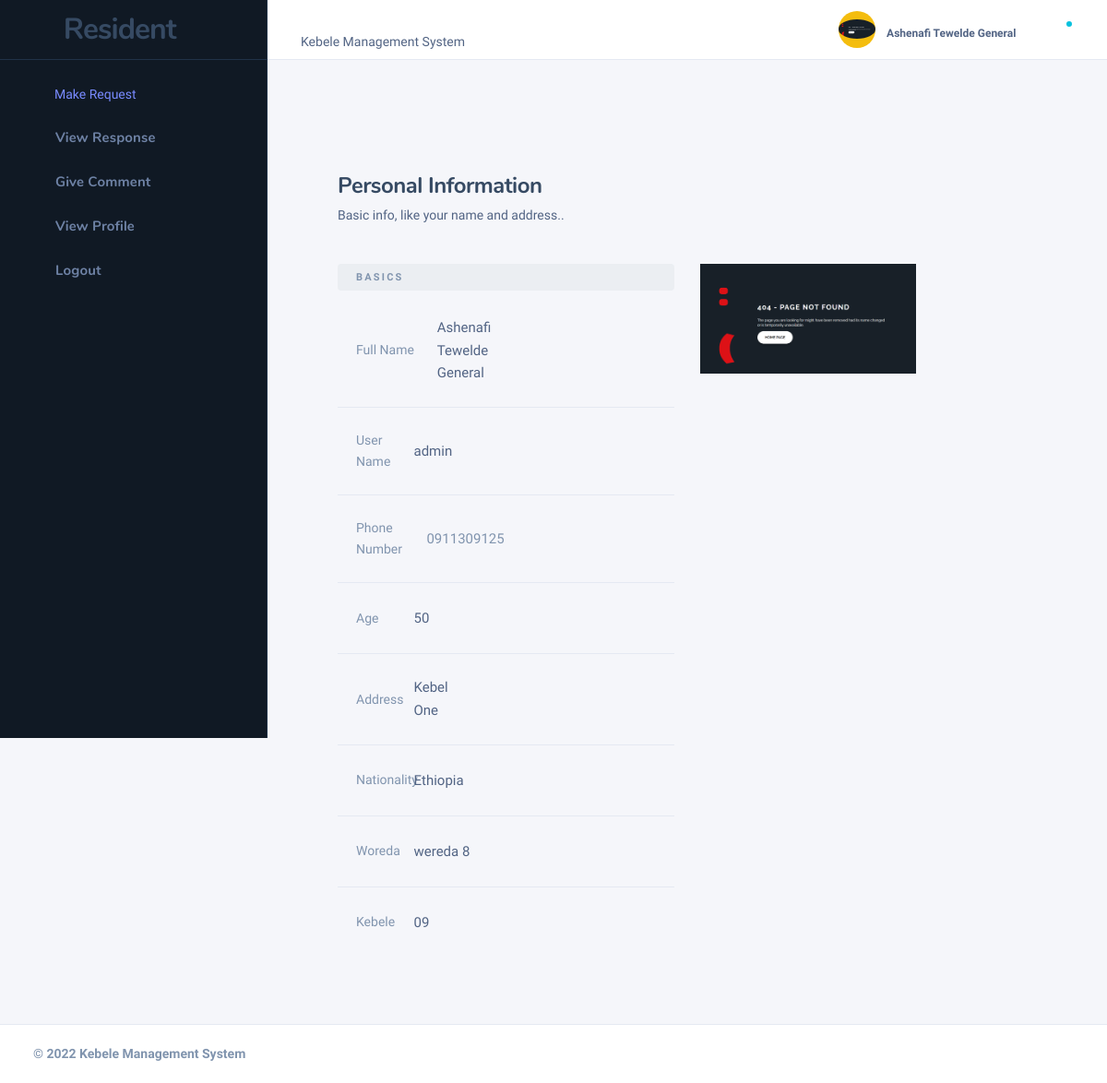
The page /resident/view_profile.php (signed in) on the database its author committed.
### tables this page shows
CREATE TABLE `user` (
  `id` int(11) NOT NULL,
  `custom_id` varchar(200) NOT NULL,
  `fullName` varchar(140) NOT NULL,
  `phoneNumber` varchar(30) NOT NULL,
  `age` int(11) NOT NULL,
  `nationality` varchar(99) NOT NULL,
  `woreda` varchar(99) NOT NULL,
  `kebele` varchar(99) NOT NULL,
  `role` varchar(99) NOT NULL,
  `jobLocation` varchar(100) NOT NULL,
  `userPhoto` varchar(200) NOT NULL,
  `username` varchar(50) NOT NULL,
  `password` varchar(50) NOT NULL,
  `date` datetime NOT NULL DEFAULT current_timestamp(),
  `status` varchar(50) NOT NULL DEFAULT 'active'
);

### resident/view_profile.php (the view, shortened to what this page needs)
<!DOCTYPE html>
<html lang="zxx" class="js">
<?php include './include/header.php' ?>
<?php include '../database/database.php' ?>
<body class="nk-body bg-lighter npc-general has-sidebar ">
    <div class="nk-app-root">
        <div class="nk-main ">
            <?php include './include/sidebar.php' ?>
            <div class="nk-wrap ">
                <?php include './include/navbar.php' ?>
                <div class="nk-content ">
                    <div class="container-fluid">
                        <div class="nk-content-inner">
                            <div class="nk-content-body">
                                <div class="nk-block-head nk-block-head-sm">
                                </div>
                                <div class="nk-block">
                                    <div class="card-inner card-inner-lg">
                                        <div class="nk-block-head nk-block-head-lg">
                                            <div class="nk-block-between">
                                                <div class="nk-block-head-content">
                                                    <h4 class="nk-block-title">Personal Information</h4>
                                                    <div class="nk-block-des">
                                                        <p>Basic info, like your name and address..</p>
                                                    </div>
                                                </div>
                                            </div>
                                        </div>
                                        <?php
                                        $sql = mysqli_query($conn, "SELECT * FROM `user` WHERE `id`='$_SESSION[id]'");
                                        while ($row = mysqli_fetch_assoc($sql)) {
                                            $fullName = $row['fullName'];
                                            $phoneNumber = $row['phoneNumber'];
                                            $age = $row['age'];
                                            $nationality = $row['nationality'];
                                            $woreda = $row['woreda'];
                                            $kebele = $row['kebele'];
                                            $jobLocation = $row['jobLocation'];
                                            $userPhoto = $row['userPhoto'];
                                            $username = $row['username'];
                                        ?>
                                        <div class="nk-block ">
                                            <div class="row">
                                                <div class="col-md-6">
                                                    <div class="nk-data data-list">
                                                        <div class="data-head">
                                                            <h6 class="overline-title">Basics</h6>
                                                        </div>
                                                        <div class="data-item" data-toggle="modal"
                                                            data-target="#profile-edit">
                                                            <div class="data-col">
                                                                <span class="data-label">Full Name</span>
                                                                <span
                                                                    class="data-value"><?php echo htmlspecialchars($fullName) ?></span>
                                                            </div>
                                                            <div class="data-col data-col-end"><span
                                                                    class="data-more"><em
                                                                        class="icon ni ni-forward-ios"></em></span>
                                                            </div>
                                                        </div>
                                                        <div class="data-item" data-toggle="modal"
                                                            data-target="#profile-edit">
                                                            <div class="data-col">
                                                                <span class="data-label">User Name</span>
                                                                <span
                                                                    class="data-value"><?php echo htmlspecialchars_decode($username) ?></span>
                                                            </div>
                                                            <div class="data-col data-col-end"><span
                                                                    class="data-more"><em
                                                                        class="icon ni ni-forward-ios"></em></span>
                                                            </div>
                                                        </div>
                                                        <div class="data-item" data-toggle="modal"
                                                            data-target="#profile-edit">
                                                            <div class="data-col">
                                                                <span class="data-label">Phone Number</span>
                                                                <span
                                                                    class="data-value text-soft"><?php echo htmlspecialchars($phoneNumber) ?></span>
                                                            </div>
                                                            <div class="data-col data-col-end"><span
                                                                    class="data-more"><em
                                                                        class="icon ni ni-forward-ios"></em></span>
                                                            </div>
                                                        </div>
                                                        <div class="data-item" data-toggle="modal"
                                                            data-target="#profile-edit">
                                                            <div class="data-col">
                                                                <span class="data-label">Age</span>
                                                                <span
                                                                    class="data-value"><?php echo htmlspecialchars($age) ?></span>
                                                            </div>
                                                            <div class="data-col data-col-end"><span
                                                                    class="data-more"><em
                                                                        class="icon ni ni-forward-ios"></em></span>
                                                            </div>
                                                        </div>
                                                        <div class="data-item" data-toggle="modal"
                                                            data-target="#profile-edit" data-tab-target="#address">
                                                            <div class="data-col">
                                                                <span class="data-label">Address</span>
                                                                <span
                                                                    class="data-value"><?php echo htmlspecialchars($jobLocation) ?>
                                                            </div>
                                                            <div class="data-col data-col-end"><span
                                                                    class="data-more"><em
                                                                        class="icon ni ni-forward-ios"></em></span>
                                                            </div>
                                                        </div>
                                                        <div class="data-item" data-toggle="modal"
                                                            data-target="#profile-edit" data-tab-target="#address">
                                                            <div class="data-col">
                                                                <span class="data-label">Nationality</span>
                                                                <span
                                                                    class="data-value"><?php echo htmlspecialchars($nationality) ?>
                                                            </div>
                                                            <div class="data-col data-col-end"><span
                                                                    class="data-more"><em
                                                                        class="icon ni ni-forward-ios"></em></span>
                                                            </div>
                                                        </div>
                                                        <div class="data-item" data-toggle="modal"
                                                            data-target="#profile-edit" data-tab-target="#address">
                                                            <div class="data-col">
                                                                <span class="data-label">Woreda</span>
                                                                <span
                                                                    class="data-value"><?php echo htmlspecialchars($woreda) ?>
                                                            </div>
                                                            <div class="data-col data-col-end"><span
                                                                    class="data-more"><em
                                                                        class="icon ni ni-forward-ios"></em></span>
                                                            </div>
                                                        </div>
                                                        <div class="data-item" data-toggle="modal"
                                                            data-target="#profile-edit" data-tab-target="#address">
                                                            <div class="data-col">
                                                                <span class="data-label">Kebele</span>
                                                                <span
                                                                    class="data-value"><?php echo htmlspecialchars($kebele) ?>
                                                            </div>
                                                            <div class="data-col data-col-end"><span
                                                                    class="data-more"><em
                                                                        class="icon ni ni-forward-ios"></em></span>
                                                            </div>
                                                        </div>
                                                    </div>
                                                </div>
                                                <div class="col-md-4">
                                                    <img class="img" src="./images/<?php echo $userPhoto ?>" alt="">
                                                </div>
                                            </div>
                                        </div>
                                        <?php
                                        }
                                        ?>
                                    </div>
                                </div>
                            </div>
                        </div>
                    </div>
                </div>
            </div>
        </div>
    </div>
    <?php include './include/footer.php' ?>
</body>
</html>

### rows shown on the page
user: fullName "Ashenafi Tewelde General", username "admin", phoneNumber "0911309125", age "50", jobLocation "Kebel One", nationality "Ethiopia", woreda "wereda 8", kebele "09", userPhoto (picture)

### other values the page prints
$_SESSION['fullName'] "Ashenafi Tewelde General"
